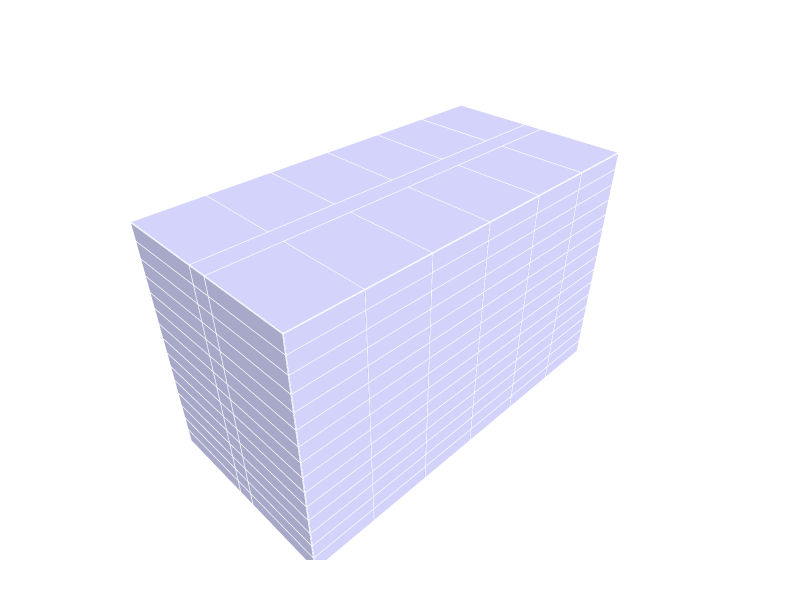

Notebook source saved alongside this figure:
### Markdown cell above
## 6. Show the geometry

### Code cell
Topology.Show(objects,
              faceColor=[210,210,250],
            #   faceOpacity=1,
              edgeColor="white",
              edgeWidth=3,
              faceOpacity=0.3,
              showVertices=False,
              backgroundColor="white",
              width=800,
              height=600,
              renderer = renderer)

### Figure 1 — Plotly figure (JSON) as saved in the notebook; plotly's stock layout.template omitted (floating-point values rounded to 4 significant figures; data arrays with more than 128 entries replaced by an {"elided": "..."} marker saying what was removed)
{"data": [{"hoverinfo": "text", "legendgroup": "2", "legendrank": 2, "line": {"color": "white", "dash": "solid", "width": 3}, "marker": {"size": 0}, "mode": "lines", "name": "1: default (Edges)", "showlegend": false, "text": "", "type": "scatter3d", "x": {"elided": "14040 int values"}, "y": {"elided": "14040 int values"}, "z": {"elided": "14040 int values"}}, {"cmax": 1, "cmin": 0, "color": "#D2D2FA", "colorscale": [[0, "#440154"], [0.1111, "#482878"], [0.2222, "#3e4989"], [0.3333, "#31688e"], [0.4444, "#26828e"], [0.5556, "#1f9e89"], [0.6667, "#35b779"], [0.7778, "#6ece58"], [0.8889, "#b5de2b"], [1, "#fde725"]], "flatshading": true, "hoverinfo": "text", "hovertext": "", "i": {"elided": "2340 int values"}, "j": {"elided": "2340 int values"}, "k": {"elided": "2340 int values"}, "legendgroup": "3", "legendrank": 3, "lighting": {"facenormalsepsilon": 0}, "name": "1: default (Faces)", "opacity": 1, "showlegend": false, "showscale": false, "text": "", "type": "mesh3d", "x": {"elided": "448 int values"}, "y": {"elided": "448 int values"}, "z": {"elided": "448 int values"}}], "layout": {"autosize": true, "height": 600, "margin": {"b": 40, "l": 40, "r": 40, "t": 40}, "paper_bgcolor": "#FFFFFF", "plot_bgcolor": "#FFFFFF", "scene": {"aspectmode": "data", "camera": {"center": {"x": 0, "y": 0, "z": 0}, "eye": {"x": -1.25, "y": -1.25, "z": 1.25}, "projection": {"type": "perspective"}, "up": {"x": 0, "y": 0, "z": 1}}, "xaxis": {"visible": false}, "yaxis": {"visible": false}, "zaxis": {"visible": false}}, "showlegend": true, "width": 800, "xaxis": {"showgrid": false, "visible": false, "zeroline": false}, "yaxis": {"showgrid": false, "visible": false, "zeroline": false}}}
